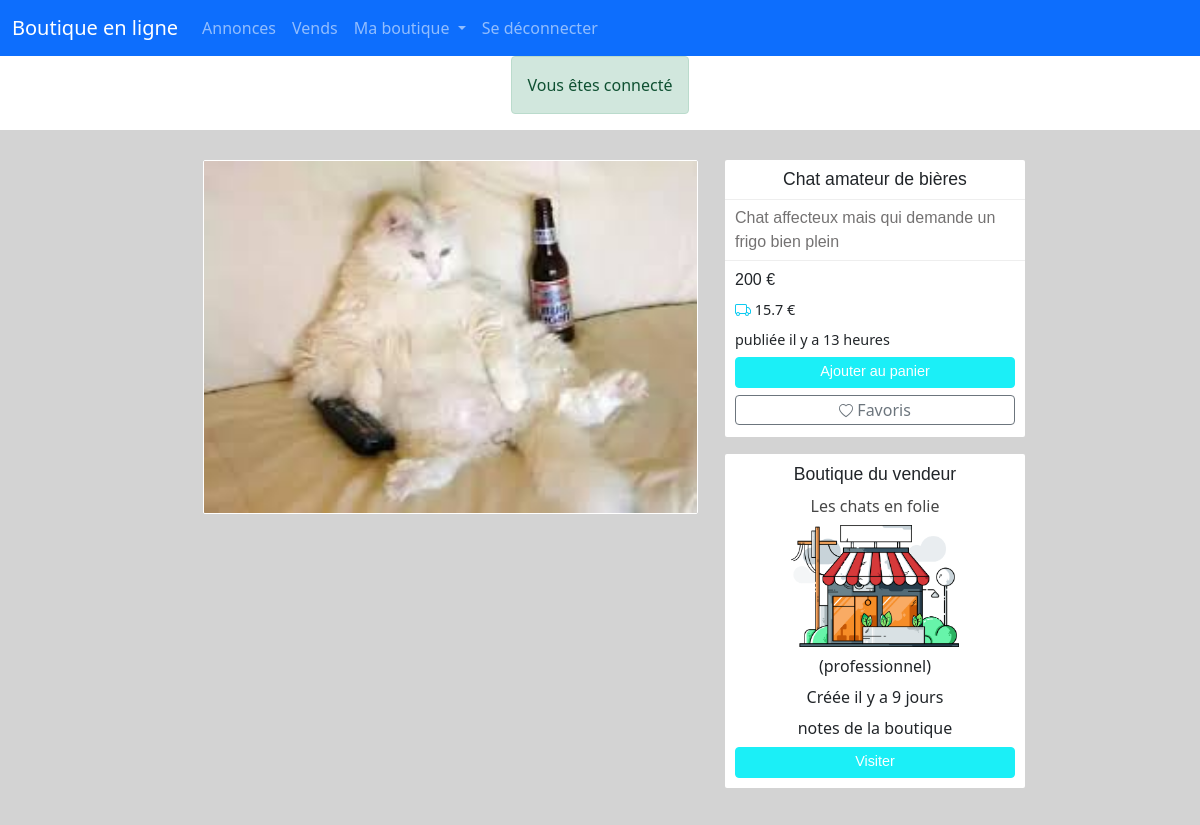
The app's page /annonceVoir/boutiquePro/18/60 (signed in) with its own data.
### tables this page shows
CREATE TABLE IF NOT EXISTS `photo_annonce` (
  `id` int(11) NOT NULL AUTO_INCREMENT,
  `photo` varchar(100) NOT NULL,
  `annonce_id` int(11) NOT NULL,
  PRIMARY KEY (`id`),
  KEY `annonce_id` (`annonce_id`),
  KEY `annonce_id_2` (`annonce_id`)
);

CREATE TABLE IF NOT EXISTS `annonce` (
  `id` int(11) NOT NULL AUTO_INCREMENT,
  `titre` varchar(255) NOT NULL,
  `description` longtext NOT NULL,
  `poids` float NOT NULL,
  `prix` int(11) NOT NULL,
  `stock` int(11) DEFAULT NULL,
  `create_at` datetime NOT NULL DEFAULT CURRENT_TIMESTAMP,
  `categorie_id` int(11) NOT NULL,
  `user_id` int(11) DEFAULT NULL,
  `boutique_pro_id` int(11) DEFAULT NULL,
  `boutique_particulier_id` int(11) DEFAULT NULL,
  PRIMARY KEY (`id`),
  KEY `users_id` (`user_id`),
  KEY `boutiques_pro_id` (`boutique_pro_id`,`boutique_particulier_id`),
  KEY `user_id` (`user_id`,`boutique_pro_id`,`boutique_particulier_id`),
  KEY `annonce_ibfk_1` (`boutique_particulier_id`),
  KEY `categorie_id` (`categorie_id`)
);

CREATE TABLE IF NOT EXISTS `livraison` (
  `id` int(11) NOT NULL AUTO_INCREMENT,
  `poids_min` float NOT NULL,
  `poids_max` float NOT NULL,
  `prix` float NOT NULL,
  PRIMARY KEY (`id`)
);

CREATE TABLE IF NOT EXISTS `boutique_pro` (
  `id` int(11) NOT NULL AUTO_INCREMENT,
  `nom` varchar(50) NOT NULL,
  `email` varchar(100) NOT NULL,
  `password` varchar(255) NOT NULL,
  `droit_id` int(11) NOT NULL,
  `create_at` datetime NOT NULL DEFAULT CURRENT_TIMESTAMP,
  `siret` varchar(255) NOT NULL,
  `rib` varchar(100) DEFAULT NULL,
  PRIMARY KEY (`id`),
  KEY `droit_id` (`droit_id`)
);

### Controllers/Controller.php (called while the page is built, shortened)
<?php
abstract class Controller
{
    public function render(string $fichier, array $donnees = [], string $template = 'default')
    {
        extract($donnees);
        require_once ROOT.'/views/'.$fichier.'.php';
    }
}

### index.php (called while the page is built, shortened)
<?php
$app = new Main();
$app->start();

### Models/PhotoAnnonceModel.php (called while the page is built, shortened)
<?php
class PhotoAnnonceModel extends Model
{
    public function __construct()
    {
        $this->table = 'photo_annonce';
    }
    public function findPhotoByAnnonceId($annonce_id)
    {
        return $this->requete("SELECT * FROM $this->table WHERE annonce_id = $annonce_id")->fetch();
    }
}

### Core/Db.php (called while the page is built, shortened)
<?php
class Db extends PDO
{
    private static $instance;
    private function __construct()
    {
        $_dsn = 'mysql:dbname='. self::DBNAME . ';host=' . self::DBHOST;
    }
    public static function getInstance():self
    {
        if(self::$instance === null){
            self::$instance = new self();
        }
        return self::$instance;
    }
}

### Models/Model.php (called while the page is built, shortened)
<?php
class Model extends Db
{
    protected $table;
    public function find(int $id)
    {
        return $this->requete("SELECT * FROM $this->table WHERE id = $id")->fetch();
    }
    public function requete(string $sql, array $attributs = null)
    {
        $this->db = Db::getInstance();
        if ($attributs !== null) {
            $query = $this->db->prepare($sql);
            $query->execute($attributs);
            return $query;
        } else {
            return $this->db->query($sql);
        }
    }
}

### Models/AnnonceModel.php (called while the page is built, shortened)
<?php
class AnnonceModel extends Model
{
    public function __construct()
    {
        $this->table = 'annonce';
    }
}

### Models/LivraisonModel.php (called while the page is built, shortened)
<?php
class LivraisonModel extends Model
{
    public function __construct()
    {
        $this->table = 'livraison';
    }
    public function prixLivraison($poids)
    {
        return $this->requete("SELECT * FROM $this->table WHERE  poids_max >= $poids ORDER BY poids_max  ")->fetch();
    }
}

### functions/depuis.php (called while the page is built, shortened)
<?php
 function depuis($date)
    {
        $origin = new DateTime(date("Y-m-d H:i:s"));
        $target = new DateTime($date);
        $interval = $origin->diff($target);
        if ((int) floor($interval->y) === 0) {
            if ((int) floor($interval->m) === 0) {
                if ((int) floor($interval->d) === 0) {
                    if ((int) floor($interval->h) === 0) {
                        if ((int) floor($interval->i) === 0) {
                            if ((int) floor($interval->s) === 0) {
                                return 'maintenant';
                            }
                            elseif ($interval->s === 1) {
                                return '1 seconde';
                            }
                            else {
                                return $interval->s. ' secondes';
                            }
                        }
                        elseif ($interval->i === 1) {
                            return '1 minute';
                        }
                        else {
                            return $interval->i. ' minutes';
                        }
                    }
                    elseif ($interval->h === 1) {
                        return '1 heure';
                    }
                    else {
                        return $interval->h. ' heures';
                    }
                }
                elseif ($interval->d === 1) {
                    return '1 jour';
                }
                else {
                    return $interval->d. ' jours';
                }
            }
            elseif ($interval->m === 1) {
                return '1 mois';
            }
            else {
                return $interval->m. ' mois';
            }
        }
        elseif ($interval->y === 1) {
            return '1 jour';
        }
        else {
            return $interval->y. ' années';
        }
    }

### Models/BoutiqueProModel.php (called while the page is built, shortened)
<?php
class BoutiqueProModel extends Model
{
    public function __construct()
    {
        $this->table = 'boutique_pro';
    }
    public function findbyId($boutique_pro_id)
    {
        return $this->requete("SELECT * FROM $this->table WHERE id = $boutique_pro_id")->fetch();
    }
}

### Models/PhotoAvatarModel.php (called while the page is built, shortened)
<?php
class PhotoAvatarModel extends Model
{
    public function __construct()
    {
    $this->table = 'photo_avatar';
    }
    public function findPhotoBoutique(int $boutique_pro_id)
    {
        return $this->requete("SELECT * FROM $this->table WHERE boutique_pro_id = ?", [$boutique_pro_id])->fetch();
    }
}

### Views/annonce_voir/boutique_pro.php (the view, shortened to what this page needs)
<?php
if (isset($_SESSION['success'])) {
    echo '<div class="alert alert-success text-center" role="alert">' . $_SESSION['success'] . '</div>';
}
require 'functions/depuis.php';
?>
<section class="boutique_par_container">
    <section class="boutique_par">
        <section class="photo_container">
            <img src="../../../public/img/annonce/<?= $photo->photo ?>" alt="photo de l'annonce">
        </section>
        <section class="description_container">
            <section class="description_boutique_par">
                <div class="titre"><?= $annonce->titre ?></div>
                <div class="description"><?= $annonce->description ?></div>
                <div class="prix"><?= $annonce->prix ?> €</div>
                <div class="livraison">
                    <?= $livraison->prix ?> €
                </div>
                <div class="date_annonce">publiée il y a <?= depuis($annonce->create_at) ?></div>
                <div class="ajouter_panier"><a class="btn btn-info text_white col-12" href="">Ajouter au panier</a></div>
                <div class="favoris"><a class="btn btn-light col-12" href="">
                        Favoris
                    </a>
                </div>
            </section>
            <section class="boutique_boutique_par">
                <div class="boutique">Boutique du vendeur</div>
                <div class="boutique_nom"><?= $boutique->nom ?></div>
                <div class="boutique_image">
                    <?php
                        if ($photo_boutique == false) {
                            ?>
                            <img src="../../../public/img/default/18.png" alt="photo de la boutique">
                            <?php
                        }else {
                            ?>
                            <img src="../../../public/img/boutique_pro/<?= $photo_boutique->photo ?>" alt="photo de la boutique">
                            <?php
                        }
                    ?>
                </div>
                <div class="type">(professionnel)</div>
                <div class="boutique_date">Créée il y a <?= depuis($boutique->create_at) ?></div>
                <div class="note">notes de la boutique</div>
                <div class="voir_boutique"><a class="btn btn-primary col-12" href="<?= ACCUEIL ?>boutiqueaccueil/accueilpro">Visiter</a></div>
            </section>
        </section>
    </section>
</section>

### public/css/style.css (style rules this page uses)
*, a { box-sizing: border-box; margin: 0; text-decoration: none; }
.boutique_par_container { width: 100%; background-color: lightgray; display: flex; justify-content: center; }
.boutique_par { display: flex; justify-content: center; align-items: flex-start; min-width: 90%; flex-wrap: wrap; margin: 30px 0; min-width: 800px; max-width: 1000px; }
.photo_container { display: flex; justify-content: center; width: 55%; }
.photo_container img { width: 90%; border-radius: 2px; border: 1px solid white; }
.description_container { width: 30%; padding-top: 0px; }
.description_container div { padding: 0 10px; margin: 7px 0; }
.description_container .titre { text-align: center; font-size: 1.1em; font-family: Verdana, Geneva, Tahoma, sans-serif; margin-top: 0; padding-top: 6px; }
.description_container .description { border-top: 1px solid rgb(238, 238, 238); border-bottom: 1px solid rgb(238, 238, 238); padding: 6px 10px; font-family: Arial, Helvetica, sans-serif; color: rgb(116, 114, 114); }
.description_container .livraison { font-size: 0.9em; }
.description_container .prix { font-family: 'Trebuchet MS', 'Lucida Sans Unicode', 'Lucida Grande', 'Lucida Sans', Arial, sans-serif; }
.description_container .date_annonce { font-size: 0.9em; }
.ajouter_panier a { color: white; padding: 3px 3px 4px 3px; background-color: rgb(27, 239, 247); border: 1px solid rgb(27, 239, 247); font-family: Verdana, Geneva, Tahoma, sans-serif; font-size: 0.9em; }
.favoris a { color: #6c757d; background-color: white; padding: 2px 4px; border: 1px solid #6c757d; margin-bottom: 12px; }
.description_boutique_par { background-color: white; margin-bottom: 17px; border-radius: 2px; }
.boutique_boutique_par { background-color: white; border-radius: 2px; text-align: center; }
.boutique_boutique_par img { width: 60%; }
.boutique_boutique_par .boutique { padding-top: 7px; font-size: 1.1em; font-family: Verdana, Geneva, Tahoma, sans-serif; }
.boutique_boutique_par .boutique_nom { color: rgb(71, 71, 71); }
.boutique_boutique_par .boutique_image { display: flex; justify-content: center; }
.boutique_boutique_par .voir_boutique a { color: white; padding: 3px 3px 4px 3px; background-color: rgb(27, 239, 247); border: 1px solid rgb(27, 239, 247); font-family: Verdana, Geneva, Tahoma, sans-serif; font-size: 0.9em; margin-bottom: 10px; }

### records on screen
photo_annonce: photo (picture)
annonce: titre "Chat amateur de bières", description "Chat affecteux mais qui demande un frigo bien plein", prix "200", create_at "13 heures"
livraison: prix "15.7"
boutique_pro: nom "Les chats en folie", create_at "9 jours"

### other values on screen
$_SESSION['success'] "Vous êtes connecté"
